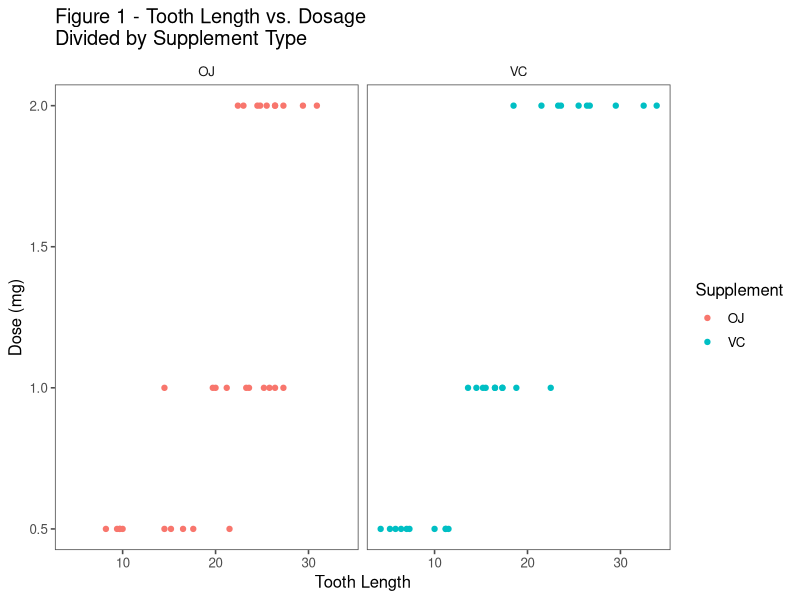
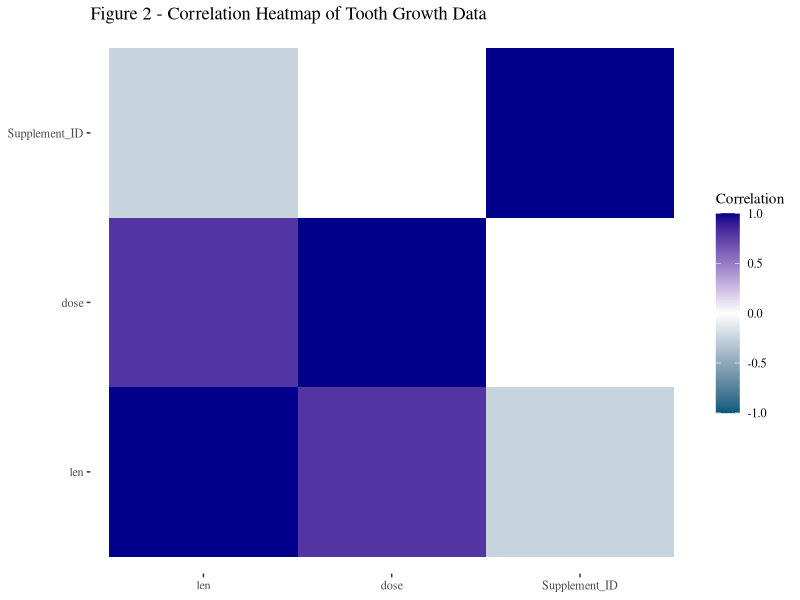
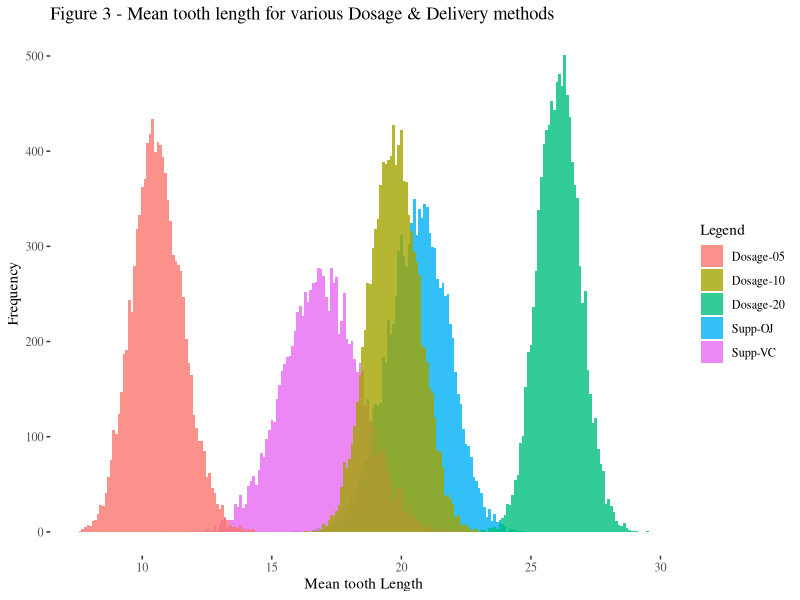

Here is the R script that generated these plots, in order:
## ---- chunk 1
library(knitr)
library(ggplot2)
library(ggthemes)
library(plyr)
library(reshape2)
library(scales)

data(ToothGrowth)

boots <- 10000
tooth_data <- ToothGrowth
tooth_data <- ddply(tooth_data, .(supp), mutate, Supplement_ID = as.numeric(supp))
toothCor <- cor(tooth_data[,c(1,3,4)])
toothMelt <- melt(toothCor, varnames = c("x","y"), value.name = "Correlation")
toothMelt <- toothMelt[order(toothMelt$Correlation),]
## ---- chunk 2
ggplot(tooth_data, aes(x = len, y = dose)) + geom_point(aes(color = supp )) + facet_grid(. ~ supp) + 
        xlab("Tooth Length") + ylab("Dose (mg)") + 
        ggtitle("Figure 1 - Tooth Length vs. Dosage\nDivided by Supplement Type") +
        scale_colour_discrete(name = "Supplement") +
        theme_few()
## ---- chunk 3
ggplot(toothMelt, aes(x=x, y=y)) + geom_tile(aes(fill=Correlation)) +
        scale_fill_gradient2(low=muted("lightblue"), mid = "white", high="darkblue", 
                             guide = guide_colorbar(ticks = FALSE,
                             barheight = 10), limits = c(-1,1)) +  labs(x=NULL, y=NULL) +
        ggtitle("Figure 2 - Correlation Heatmap of Tooth Growth Data") + theme_tufte() 
## ---- chunk 4
summary(tooth_data$len)
## ---- chunk 5

tooth_OJ <- tooth_data[tooth_data[,2] == "OJ",]
tooth_VC <- tooth_data[tooth_data[,2] == "VC",]

tooth_05 <- tooth_data[tooth_data[,3] == 0.5,]
tooth_10 <- tooth_data[tooth_data[,3] == 1.0,]
tooth_20 <- tooth_data[tooth_data[,3] == 2.0,]

n_OJ <- nrow(tooth_OJ)
n_VC <- nrow(tooth_VC)
n_05 <- nrow(tooth_05)
n_10 <- nrow(tooth_10)
n_20 <- nrow(tooth_20)


## ---- chunk 6
set.seed(42)
resamples_OJ <- matrix(sample(tooth_OJ[,1],n_OJ * boots, replace = TRUE), boots, n_OJ)
means_OJ <- apply(resamples_OJ,1,mean)
## ---- chunk 7
quant_OJ <- quantile(means_OJ, c(0.025,0.975))

set.seed(42)
resamples_VC <- matrix(sample(tooth_VC[,1],n_VC * boots, replace = TRUE), boots, n_VC)
means_VC <- apply(resamples_VC,1,mean)
quant_VC <- quantile(means_VC, c(0.025,0.975))

set.seed(42)
resamples_05 <- matrix(sample(tooth_05[,1],n_05 * boots, replace = TRUE), boots, n_05)
means_05 <- apply(resamples_05,1,mean)
quant_05 <- quantile(means_05, c(0.025,0.975))
 

set.seed(42)
resamples_10 <- matrix(sample(tooth_10[,1],n_10 * boots, replace = TRUE), boots, n_10)
means_10 <- apply(resamples_10,1,mean)
quant_10 <- quantile(means_10, c(0.025,0.975))

set.seed(42)
resamples_20 <- matrix(sample(tooth_20[,1],n_20 * boots, replace = TRUE), boots, n_20)
means_20 <- apply(resamples_20,1,mean)
quant_20 <- quantile(means_20, c(0.025,0.975))


## ---- chunk 8
## OJ vs VC vs Dosages
ggplot() + geom_histogram(data = data.frame(means_OJ = means_OJ),aes(x=means_OJ, fill = "Supp-OJ"), 
                          alpha = 0.8, binwidth = 0.1 ) +
        geom_histogram(data = data.frame(means_VC = means_VC),aes(x=means_VC,fill = "Supp-VC"), 
                       alpha = 0.8, binwidth = 0.1) +
        geom_histogram(data = data.frame(means_05 = means_05),aes(x=means_05,fill = "Dosage-05"), 
                       alpha = 0.8, binwidth = 0.1) +
        geom_histogram(data = data.frame(means_10 = means_10),aes(x=means_10,   fill = "Dosage-10"), 
                       alpha = 0.8, binwidth = 0.1) +
        geom_histogram(data = data.frame(means_20 = means_20),aes(x=means_20,  fill = "Dosage-20"),
                       alpha = 0.8, binwidth = 0.1) +
        xlab("Mean tooth Length") + ylab("Frequency") + scale_fill_discrete("Legend") +
        ggtitle("Figure 3 - Mean tooth length for various Dosage & Delivery methods")  + 
        theme(legend.title=element_blank()) + theme_tufte()


## ---- chunk 9
quant_OJ; mean(means_OJ); sd(means_OJ)
quant_VC; mean(means_VC); sd(means_VC)
quant_05; mean(means_05); sd(means_05)
quant_10; mean(means_10); sd(means_10)
quant_20; mean(means_20); sd(means_20)
## ---- chunk 10
t.test(means_OJ,means_VC, var.equal = FALSE, paired = FALSE)
t.test(means_OJ,means_VC, var.equal = TRUE, paired = FALSE)
t.test(means_OJ,means_VC, var.equal = FALSE, paired = TRUE)
t.test(means_OJ,means_VC, var.equal = TRUE, paired = TRUE)

